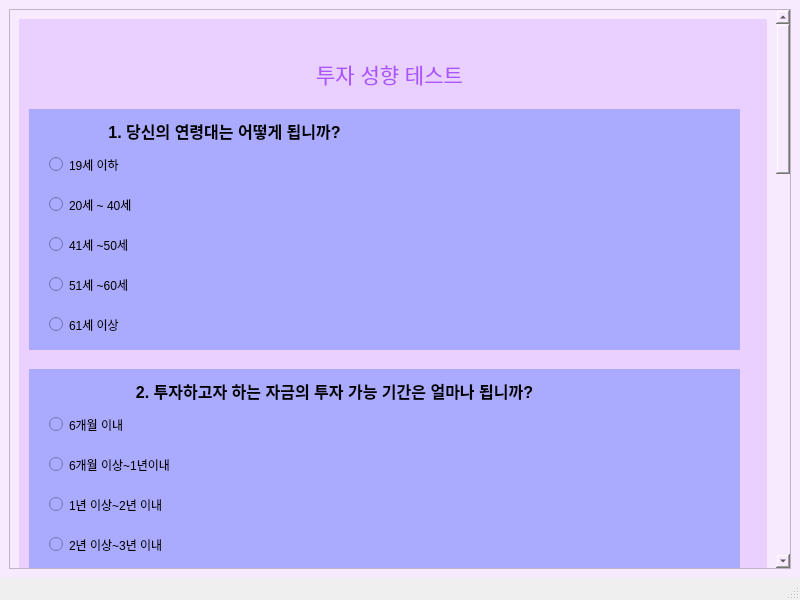
<?xml version="1.0" encoding="UTF-8"?>
<ui version="4.0">
 <class>MainWindow</class>
 <widget class="QMainWindow" name="MainWindow">
  <property name="geometry">
   <rect>
    <x>0</x>
    <y>0</y>
    <width>800</width>
    <height>600</height>
   </rect>
  </property>
  <property name="windowTitle">
   <string>MainWindow</string>
  </property>
  <widget class="QWidget" name="centralwidget">
   <property name="styleSheet">
    <string notr="true">background-color: rgb(247, 234, 255);</string>
   </property>
   <layout class="QVBoxLayout" name="verticalLayout">
    <item>
     <widget class="QScrollArea" name="scrollArea">
      <property name="widgetResizable">
       <bool>true</bool>
      </property>
      <widget class="QWidget" name="scrollAreaWidgetContents_2">
       <property name="geometry">
        <rect>
         <x>0</x>
         <y>0</y>
         <width>755</width>
         <height>1972</height>
        </rect>
       </property>
       <layout class="QVBoxLayout" name="verticalLayout_3">
        <item>
         <widget class="QWidget" name="widget_2" native="true">
          <property name="minimumSize">
           <size>
            <width>0</width>
            <height>1950</height>
           </size>
          </property>
          <property name="styleSheet">
           <string notr="true">background-color: rgb(234, 208, 255);</string>
          </property>
          <widget class="QLabel" name="label_2">
           <property name="geometry">
            <rect>
             <x>240</x>
             <y>20</y>
             <width>261</width>
             <height>71</height>
            </rect>
           </property>
           <property name="styleSheet">
            <string notr="true">background-color: transparent;
font: 9pt &quot;휴먼둥근헤드라인&quot;;

border: none;</string>
           </property>
           <property name="text">
            <string>&lt;html&gt;&lt;head/&gt;&lt;body&gt;&lt;p align=&quot;center&quot;&gt;&lt;span style=&quot; font-size:16pt; color:#aa55ff;&quot;&gt;투자 성향 테스트&lt;/span&gt;&lt;/p&gt;&lt;/body&gt;&lt;/html&gt;</string>
           </property>
          </widget>
          <widget class="QWidget" name="widget_3" native="true">
           <property name="geometry">
            <rect>
             <x>10</x>
             <y>90</y>
             <width>711</width>
             <height>241</height>
            </rect>
           </property>
           <property name="styleSheet">
            <string notr="true">background-color: rgb(170, 170, 255);
border-radius: 25Px;</string>
           </property>
           <widget class="QLabel" name="label_3">
            <property name="geometry">
             <rect>
              <x>10</x>
              <y>10</y>
              <width>371</width>
              <height>21</height>
             </rect>
            </property>
            <property name="text">
             <string>&lt;html&gt;&lt;head/&gt;&lt;body&gt;&lt;p align=&quot;center&quot;&gt;&lt;span style=&quot; font-size:12pt; font-weight:600;&quot;&gt;1. 당신의 연령대는 어떻게 됩니까?&lt;/span&gt;&lt;/p&gt;&lt;/body&gt;&lt;/html&gt;</string>
            </property>
           </widget>
           <widget class="QRadioButton" name="radioButton">
            <property name="geometry">
             <rect>
              <x>20</x>
              <y>40</y>
              <width>251</width>
              <height>31</height>
             </rect>
            </property>
            <property name="text">
             <string>19세 이하</string>
            </property>
           </widget>
           <widget class="QRadioButton" name="radioButton_2">
            <property name="geometry">
             <rect>
              <x>20</x>
              <y>80</y>
              <width>251</width>
              <height>31</height>
             </rect>
            </property>
            <property name="text">
             <string>20세 ~ 40세</string>
            </property>
           </widget>
           <widget class="QRadioButton" name="radioButton_3">
            <property name="geometry">
             <rect>
              <x>20</x>
              <y>120</y>
              <width>251</width>
              <height>31</height>
             </rect>
            </property>
            <property name="text">
             <string>41세 ~50세</string>
            </property>
           </widget>
           <widget class="QRadioButton" name="radioButton_4">
            <property name="geometry">
             <rect>
              <x>20</x>
              <y>160</y>
              <width>251</width>
              <height>31</height>
             </rect>
            </property>
            <property name="text">
             <string>51세 ~60세</string>
            </property>
           </widget>
           <widget class="QRadioButton" name="radioButton_5">
            <property name="geometry">
             <rect>
              <x>20</x>
              <y>200</y>
              <width>251</width>
              <height>31</height>
             </rect>
            </property>
            <property name="text">
             <string>61세 이상</string>
            </property>
           </widget>
          </widget>
          <widget class="QWidget" name="widget_4" native="true">
           <property name="geometry">
            <rect>
             <x>10</x>
             <y>350</y>
             <width>711</width>
             <height>251</height>
            </rect>
           </property>
           <property name="styleSheet">
            <string notr="true">background-color: rgb(170, 170, 255);
border-radius: 25Px;</string>
           </property>
           <widget class="QLabel" name="label_5">
            <property name="geometry">
             <rect>
              <x>10</x>
              <y>10</y>
              <width>591</width>
              <height>21</height>
             </rect>
            </property>
            <property name="text">
             <string>&lt;html&gt;&lt;head/&gt;&lt;body&gt;&lt;p align=&quot;center&quot;&gt;&lt;span style=&quot; font-size:12pt; font-weight:600;&quot;&gt;2. 투자하고자 하는 자금의 투자 가능 기간은 얼마나 됩니까?&lt;/span&gt;&lt;/p&gt;&lt;/body&gt;&lt;/html&gt;</string>
            </property>
           </widget>
           <widget class="QRadioButton" name="radioButton_11">
            <property name="geometry">
             <rect>
              <x>20</x>
              <y>40</y>
              <width>251</width>
              <height>31</height>
             </rect>
            </property>
            <property name="text">
             <string>6개월 이내</string>
            </property>
           </widget>
           <widget class="QRadioButton" name="radioButton_12">
            <property name="geometry">
             <rect>
              <x>20</x>
              <y>80</y>
              <width>251</width>
              <height>31</height>
             </rect>
            </property>
            <property name="text">
             <string>6개월 이상~1년이내</string>
            </property>
           </widget>
           <widget class="QRadioButton" name="radioButton_13">
            <property name="geometry">
             <rect>
              <x>20</x>
              <y>120</y>
              <width>251</width>
              <height>31</height>
             </rect>
            </property>
            <property name="text">
             <string>1년 이상~2년 이내</string>
            </property>
           </widget>
           <widget class="QRadioButton" name="radioButton_14">
            <property name="geometry">
             <rect>
              <x>20</x>
              <y>160</y>
              <width>251</width>
              <height>31</height>
             </rect>
            </property>
            <property name="text">
             <string>2년 이상~3년 이내</string>
            </property>
           </widget>
           <widget class="QRadioButton" name="radioButton_15">
            <property name="geometry">
             <rect>
              <x>20</x>
              <y>200</y>
              <width>251</width>
              <height>31</height>
             </rect>
            </property>
            <property name="text">
             <string>3년 이상</string>
            </property>
           </widget>
          </widget>
          <widget class="QWidget" name="widget_5" native="true">
           <property name="geometry">
            <rect>
             <x>10</x>
             <y>620</y>
             <width>711</width>
             <height>301</height>
            </rect>
           </property>
           <property name="styleSheet">
            <string notr="true">background-color: rgb(170, 170, 255);
border-radius: 25Px;</string>
           </property>
           <widget class="QLabel" name="label_7">
            <property name="geometry">
             <rect>
              <x>10</x>
              <y>10</y>
              <width>651</width>
              <height>21</height>
             </rect>
            </property>
            <property name="text">
             <string>&lt;html&gt;&lt;head/&gt;&lt;body&gt;&lt;p align=&quot;center&quot;&gt;&lt;span style=&quot; font-size:12pt; font-weight:600;&quot;&gt;3. 다음 중 투자경험과 가장 가까운 것은 어느 것입니까?(중복 가능)&lt;/span&gt;&lt;/p&gt;&lt;/body&gt;&lt;/html&gt;</string>
            </property>
           </widget>
           <widget class="QRadioButton" name="radioButton_21">
            <property name="geometry">
             <rect>
              <x>20</x>
              <y>40</y>
              <width>411</width>
              <height>31</height>
             </rect>
            </property>
            <property name="text">
             <string>은행의 예금, 적금, 국채, 지방채, 보증채, MMF, CMA 등</string>
            </property>
           </widget>
           <widget class="QRadioButton" name="radioButton_22">
            <property name="geometry">
             <rect>
              <x>20</x>
              <y>80</y>
              <width>481</width>
              <height>31</height>
             </rect>
            </property>
            <property name="text">
             <string>금융채, 신용도가 높은 회사채, 채권형펀드, 원금보존추구형ELS 등</string>
            </property>
           </widget>
           <widget class="QRadioButton" name="radioButton_23">
            <property name="geometry">
             <rect>
              <x>20</x>
              <y>120</y>
              <width>521</width>
              <height>31</height>
             </rect>
            </property>
            <property name="text">
             <string>신용도 중간 등급의 회사채, 원금의 일부만 보장되는 ELS, 혼합형펀드 등</string>
            </property>
           </widget>
           <widget class="QRadioButton" name="radioButton_24">
            <property name="geometry">
             <rect>
              <x>20</x>
              <y>160</y>
              <width>641</width>
              <height>31</height>
             </rect>
            </property>
            <property name="text">
             <string>신용도가 낮은 회사채, 주식, 원금의 보장되지 않는 ELS, 시장수익률 수준의 수익을 </string>
            </property>
           </widget>
           <widget class="QRadioButton" name="radioButton_25">
            <property name="geometry">
             <rect>
              <x>20</x>
              <y>230</y>
              <width>651</width>
              <height>31</height>
             </rect>
            </property>
            <property name="text">
             <string>ELW, 선물옵션, 시장수익률 이상의 수익을 추구하는 주식형펀드, 파생상품에 투자하는 </string>
            </property>
           </widget>
           <widget class="QLabel" name="label_8">
            <property name="geometry">
             <rect>
              <x>40</x>
              <y>200</y>
              <width>201</width>
              <height>16</height>
             </rect>
            </property>
            <property name="text">
             <string>추구하는 주식형펀드 등</string>
            </property>
           </widget>
           <widget class="QLabel" name="label_9">
            <property name="geometry">
             <rect>
              <x>40</x>
              <y>270</y>
              <width>161</width>
              <height>16</height>
             </rect>
            </property>
            <property name="text">
             <string>펀드, 주식 신용거래 등</string>
            </property>
           </widget>
          </widget>
          <widget class="QWidget" name="widget_6" native="true">
           <property name="geometry">
            <rect>
             <x>10</x>
             <y>940</y>
             <width>711</width>
             <height>211</height>
            </rect>
           </property>
           <property name="styleSheet">
            <string notr="true">background-color: rgb(170, 170, 255);
border-radius: 25Px;</string>
           </property>
           <widget class="QLabel" name="label_10">
            <property name="geometry">
             <rect>
              <x>10</x>
              <y>10</y>
              <width>671</width>
              <height>21</height>
             </rect>
            </property>
            <property name="text">
             <string>&lt;html&gt;&lt;head/&gt;&lt;body&gt;&lt;p align=&quot;center&quot;&gt;&lt;span style=&quot; font-size:12pt; font-weight:600;&quot;&gt;4. &lt;/span&gt;&lt;span style=&quot; font-family:'나눔고딕','NanumGothic','맑은 고딕','malgun gothic','돋움','Dotum','Apple SD Gothic Neo','Helvetica','sans-serif'; font-size:12pt; font-weight:600; color:#333333;&quot;&gt;금융상품 투자에 대한 본인의 지식수준은 어느 정도라고 생각하십니까?&lt;/span&gt;&lt;/p&gt;&lt;/body&gt;&lt;/html&gt;</string>
            </property>
           </widget>
           <widget class="QRadioButton" name="radioButton_26">
            <property name="geometry">
             <rect>
              <x>20</x>
              <y>40</y>
              <width>491</width>
              <height>31</height>
             </rect>
            </property>
            <property name="text">
             <string>［매우 낮은 수준］투자의사 결정을 스스로 내려본 경험이 없는 정도</string>
            </property>
           </widget>
           <widget class="QRadioButton" name="radioButton_27">
            <property name="geometry">
             <rect>
              <x>20</x>
              <y>80</y>
              <width>411</width>
              <height>31</height>
             </rect>
            </property>
            <property name="text">
             <string>［낮은 수준］주식과 채권의 차이를 구별할 수 있는 정도</string>
            </property>
           </widget>
           <widget class="QRadioButton" name="radioButton_28">
            <property name="geometry">
             <rect>
              <x>20</x>
              <y>120</y>
              <width>551</width>
              <height>31</height>
             </rect>
            </property>
            <property name="text">
             <string>［높은 수준］투자할 수 있는 대부분의 금융상품의 차이를 구별할수 있는 정도</string>
            </property>
           </widget>
           <widget class="QRadioButton" name="radioButton_29">
            <property name="geometry">
             <rect>
              <x>20</x>
              <y>160</y>
              <width>641</width>
              <height>31</height>
             </rect>
            </property>
            <property name="text">
             <string>［매우 높은 수준］금융상품을 비롯하여 모든 투자대상 상품의 차이를 이해할 수 있는 정도</string>
            </property>
           </widget>
          </widget>
          <widget class="QWidget" name="widget_7" native="true">
           <property name="geometry">
            <rect>
             <x>10</x>
             <y>1170</y>
             <width>711</width>
             <height>291</height>
            </rect>
           </property>
           <property name="styleSheet">
            <string notr="true">background-color: rgb(170, 170, 255);
border-radius: 25Px;</string>
           </property>
           <widget class="QLabel" name="label_11">
            <property name="geometry">
             <rect>
              <x>10</x>
              <y>10</y>
              <width>691</width>
              <height>21</height>
             </rect>
            </property>
            <property name="text">
             <string>&lt;html&gt;&lt;head/&gt;&lt;body&gt;&lt;p align=&quot;center&quot;&gt;&lt;span style=&quot; font-size:12pt; font-weight:600;&quot;&gt;5. &lt;/span&gt;&lt;span style=&quot; font-family:'나눔고딕','NanumGothic','맑은 고딕','malgun gothic','돋움','Dotum','Apple SD Gothic Neo','Helvetica','sans-serif'; font-size:12pt; font-weight:600; color:#333333;&quot;&gt;현재 투자하고자 하는 자금은 전체 금융자산(부동산 등을 제외) 중 어느 정도의&lt;/span&gt;&lt;/p&gt;&lt;/body&gt;&lt;/html&gt;</string>
            </property>
           </widget>
           <widget class="QRadioButton" name="radioButton_30">
            <property name="geometry">
             <rect>
              <x>20</x>
              <y>80</y>
              <width>251</width>
              <height>31</height>
             </rect>
            </property>
            <property name="text">
             <string>10% 이내</string>
            </property>
           </widget>
           <widget class="QRadioButton" name="radioButton_31">
            <property name="geometry">
             <rect>
              <x>20</x>
              <y>120</y>
              <width>251</width>
              <height>31</height>
             </rect>
            </property>
            <property name="text">
             <string>10% 이상~20% 이내</string>
            </property>
           </widget>
           <widget class="QRadioButton" name="radioButton_32">
            <property name="geometry">
             <rect>
              <x>20</x>
              <y>160</y>
              <width>251</width>
              <height>31</height>
             </rect>
            </property>
            <property name="text">
             <string>20% 이상~30% 이내</string>
            </property>
           </widget>
           <widget class="QRadioButton" name="radioButton_33">
            <property name="geometry">
             <rect>
              <x>20</x>
              <y>200</y>
              <width>251</width>
              <height>31</height>
             </rect>
            </property>
            <property name="text">
             <string>30% 이상~40% 이내</string>
            </property>
           </widget>
           <widget class="QRadioButton" name="radioButton_34">
            <property name="geometry">
             <rect>
              <x>20</x>
              <y>240</y>
              <width>251</width>
              <height>31</height>
             </rect>
            </property>
            <property name="text">
             <string>40%</string>
            </property>
           </widget>
           <widget class="QLabel" name="label_12">
            <property name="geometry">
             <rect>
              <x>30</x>
              <y>40</y>
              <width>211</width>
              <height>21</height>
             </rect>
            </property>
            <property name="text">
             <string>&lt;html&gt;&lt;head/&gt;&lt;body&gt;&lt;p align=&quot;center&quot;&gt;&lt;span style=&quot; font-size:12pt; font-weight:600;&quot;&gt;비중을 차지합니까?&lt;/span&gt;&lt;/p&gt;&lt;/body&gt;&lt;/html&gt;</string>
            </property>
           </widget>
          </widget>
          <widget class="QWidget" name="widget_8" native="true">
           <property name="geometry">
            <rect>
             <x>10</x>
             <y>1480</y>
             <width>711</width>
             <height>161</height>
            </rect>
           </property>
           <property name="styleSheet">
            <string notr="true">background-color: rgb(170, 170, 255);
border-radius: 25Px;</string>
           </property>
           <widget class="QLabel" name="label_13">
            <property name="geometry">
             <rect>
              <x>10</x>
              <y>10</y>
              <width>651</width>
              <height>21</height>
             </rect>
            </property>
            <property name="text">
             <string>&lt;html&gt;&lt;head/&gt;&lt;body&gt;&lt;p align=&quot;center&quot;&gt;&lt;span style=&quot; font-family:'나눔고딕','NanumGothic','맑은 고딕','malgun gothic','돋움','Dotum','Apple SD Gothic Neo','Helvetica','sans-serif'; font-size:12pt; font-weight:600; color:#333333;&quot;&gt;6. 다음 중 당신의 수입원을 가장 잘 나타내고 있는 것은 어느 것입니까?&lt;/span&gt;&lt;/p&gt;&lt;/body&gt;&lt;/html&gt;</string>
            </property>
           </widget>
           <widget class="QRadioButton" name="radioButton_35">
            <property name="geometry">
             <rect>
              <x>20</x>
              <y>40</y>
              <width>661</width>
              <height>31</height>
             </rect>
            </property>
            <property name="text">
             <string>현재 일정한 수입이 발생하고 있으며, 향후 현재 수준을 유지하거나 증가할 것으로 예상된다.</string>
            </property>
           </widget>
           <widget class="QRadioButton" name="radioButton_36">
            <property name="geometry">
             <rect>
              <x>20</x>
              <y>80</y>
              <width>581</width>
              <height>31</height>
             </rect>
            </property>
            <property name="text">
             <string>현재 일정한 수입이 발생하고 있으나, 향후 감소하거나 불안정할 것으로 예상된다.</string>
            </property>
           </widget>
           <widget class="QRadioButton" name="radioButton_37">
            <property name="geometry">
             <rect>
              <x>20</x>
              <y>120</y>
              <width>361</width>
              <height>31</height>
             </rect>
            </property>
            <property name="text">
             <string>현재 일정한 수입이 없으며, 연금이 주수입원이다.</string>
            </property>
           </widget>
          </widget>
          <widget class="QWidget" name="widget_9" native="true">
           <property name="geometry">
            <rect>
             <x>10</x>
             <y>1660</y>
             <width>711</width>
             <height>251</height>
            </rect>
           </property>
           <property name="styleSheet">
            <string notr="true">background-color: rgb(170, 170, 255);
border-radius: 25Px;</string>
           </property>
           <widget class="QLabel" name="label_14">
            <property name="geometry">
             <rect>
              <x>20</x>
              <y>10</y>
              <width>631</width>
              <height>21</height>
             </rect>
            </property>
            <property name="text">
             <string>&lt;html&gt;&lt;head/&gt;&lt;body&gt;&lt;p align=&quot;center&quot;&gt;&lt;span style=&quot; font-family:'나눔고딕','NanumGothic','맑은 고딕','malgun gothic','돋움','Dotum','Apple SD Gothic Neo','Helvetica','sans-serif'; font-size:12pt; font-weight:600; color:#333333;&quot;&gt;7. 만약 투자원금에 손실이 발생할 경우 다음 중 감수할 수 있는 손실 &lt;/span&gt;&lt;/p&gt;&lt;/body&gt;&lt;/html&gt;</string>
            </property>
           </widget>
           <widget class="QRadioButton" name="radioButton_38">
            <property name="geometry">
             <rect>
              <x>20</x>
              <y>80</y>
              <width>341</width>
              <height>31</height>
             </rect>
            </property>
            <property name="text">
             <string>무슨 일이 있어도 투자원금은 보전되어야 한다.</string>
            </property>
           </widget>
           <widget class="QRadioButton" name="radioButton_39">
            <property name="geometry">
             <rect>
              <x>20</x>
              <y>120</y>
              <width>351</width>
              <height>31</height>
             </rect>
            </property>
            <property name="text">
             <string>10% 미만까지는 손실을 감수할 수 있을 것 같다.</string>
            </property>
           </widget>
           <widget class="QRadioButton" name="radioButton_40">
            <property name="geometry">
             <rect>
              <x>20</x>
              <y>160</y>
              <width>351</width>
              <height>31</height>
             </rect>
            </property>
            <property name="text">
             <string>20% 미만까지는 손실을 감수할 수 있을 것 같다.</string>
            </property>
           </widget>
           <widget class="QRadioButton" name="radioButton_41">
            <property name="geometry">
             <rect>
              <x>20</x>
              <y>200</y>
              <width>381</width>
              <height>31</height>
             </rect>
            </property>
            <property name="text">
             <string>기대수익이 높다면 위험이 높아도 상관하지 않겠다.</string>
            </property>
           </widget>
           <widget class="QLabel" name="label_15">
            <property name="geometry">
             <rect>
              <x>40</x>
              <y>40</y>
              <width>241</width>
              <height>31</height>
             </rect>
            </property>
            <property name="text">
             <string>&lt;html&gt;&lt;head/&gt;&lt;body&gt;&lt;p align=&quot;center&quot;&gt;&lt;span style=&quot; font-size:12pt; font-weight:600;&quot;&gt;수준은 어느 것입니까?&lt;/span&gt;&lt;/p&gt;&lt;/body&gt;&lt;/html&gt;</string>
            </property>
           </widget>
          </widget>
         </widget>
        </item>
       </layout>
      </widget>
     </widget>
    </item>
   </layout>
  </widget>
  <widget class="QMenuBar" name="menubar">
   <property name="geometry">
    <rect>
     <x>0</x>
     <y>0</y>
     <width>800</width>
     <height>26</height>
    </rect>
   </property>
  </widget>
  <widget class="QStatusBar" name="statusbar"/>
 </widget>
 <resources/>
 <connections/>
</ui>
